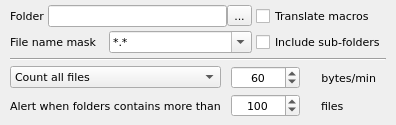
<?xml version="1.0" encoding="UTF-8"?>
<ui version="4.0">
 <class>CountFilesWidget</class>
 <widget class="QWidget" name="CountFilesWidget">
  <property name="geometry">
   <rect>
    <x>0</x>
    <y>0</y>
    <width>396</width>
    <height>125</height>
   </rect>
  </property>
  <property name="font">
   <font>
    <family>DejaVu Sans</family>
    <pointsize>8</pointsize>
   </font>
  </property>
  <property name="windowTitle">
   <string>Form</string>
  </property>
  <layout class="QGridLayout" name="gridLayout_2" columnminimumwidth="0,0,0,0,0">
   <property name="leftMargin">
    <number>10</number>
   </property>
   <property name="topMargin">
    <number>4</number>
   </property>
   <property name="rightMargin">
    <number>10</number>
   </property>
   <property name="bottomMargin">
    <number>4</number>
   </property>
   <property name="horizontalSpacing">
    <number>10</number>
   </property>
   <property name="verticalSpacing">
    <number>4</number>
   </property>
   <item row="2" column="1">
    <widget class="QSpinBox" name="spinCount">
     <property name="sizePolicy">
      <sizepolicy hsizetype="Preferred" vsizetype="Fixed">
       <horstretch>0</horstretch>
       <verstretch>0</verstretch>
      </sizepolicy>
     </property>
     <property name="alignment">
      <set>Qt::AlignCenter</set>
     </property>
     <property name="minimum">
      <number>1</number>
     </property>
     <property name="maximum">
      <number>99999999</number>
     </property>
     <property name="value">
      <number>60</number>
     </property>
    </widget>
   </item>
   <item row="0" column="0" colspan="5">
    <layout class="QGridLayout" name="gridLayout" columnstretch="1,2,5,1">
     <property name="spacing">
      <number>4</number>
     </property>
     <item row="0" column="0">
      <widget class="QLabel" name="label">
       <property name="sizePolicy">
        <sizepolicy hsizetype="Maximum" vsizetype="Preferred">
         <horstretch>0</horstretch>
         <verstretch>0</verstretch>
        </sizepolicy>
       </property>
       <property name="text">
        <string>Folder</string>
       </property>
      </widget>
     </item>
     <item row="0" column="1" colspan="2">
      <layout class="QHBoxLayout" name="horizontalLayout">
       <property name="spacing">
        <number>0</number>
       </property>
       <item>
        <widget class="QLineEdit" name="lnEditFolder">
         <property name="sizePolicy">
          <sizepolicy hsizetype="Preferred" vsizetype="Fixed">
           <horstretch>0</horstretch>
           <verstretch>0</verstretch>
          </sizepolicy>
         </property>
        </widget>
       </item>
       <item>
        <widget class="QToolButton" name="btnEditFolder">
         <property name="sizePolicy">
          <sizepolicy hsizetype="Fixed" vsizetype="Fixed">
           <horstretch>0</horstretch>
           <verstretch>0</verstretch>
          </sizepolicy>
         </property>
         <property name="text">
          <string>...</string>
         </property>
         <property name="icon">
          <iconset resource="../../qHostMonitor.qrc">
           <normaloff>:/img/open.png</normaloff>:/img/open.png</iconset>
         </property>
         <property name="iconSize">
          <size>
           <width>16</width>
           <height>16</height>
          </size>
         </property>
        </widget>
       </item>
      </layout>
     </item>
     <item row="0" column="3">
      <widget class="QCheckBox" name="chkTranslateMacros">
       <property name="sizePolicy">
        <sizepolicy hsizetype="Maximum" vsizetype="Fixed">
         <horstretch>0</horstretch>
         <verstretch>0</verstretch>
        </sizepolicy>
       </property>
       <property name="text">
        <string>Translate macros</string>
       </property>
      </widget>
     </item>
     <item row="1" column="0" colspan="2">
      <widget class="QLabel" name="label_2">
       <property name="sizePolicy">
        <sizepolicy hsizetype="Maximum" vsizetype="Preferred">
         <horstretch>0</horstretch>
         <verstretch>0</verstretch>
        </sizepolicy>
       </property>
       <property name="text">
        <string>File name mask</string>
       </property>
      </widget>
     </item>
     <item row="1" column="2">
      <widget class="QComboBox" name="cmbFileName">
       <property name="sizePolicy">
        <sizepolicy hsizetype="Preferred" vsizetype="Fixed">
         <horstretch>0</horstretch>
         <verstretch>0</verstretch>
        </sizepolicy>
       </property>
       <property name="editable">
        <bool>true</bool>
       </property>
       <property name="currentText">
        <string>*.*</string>
       </property>
      </widget>
     </item>
     <item row="1" column="3">
      <widget class="QCheckBox" name="chkSubFolders">
       <property name="sizePolicy">
        <sizepolicy hsizetype="Maximum" vsizetype="Fixed">
         <horstretch>0</horstretch>
         <verstretch>0</verstretch>
        </sizepolicy>
       </property>
       <property name="text">
        <string>Include sub-folders</string>
       </property>
      </widget>
     </item>
    </layout>
   </item>
   <item row="1" column="0" colspan="5">
    <widget class="Line" name="line">
     <property name="orientation">
      <enum>Qt::Horizontal</enum>
     </property>
    </widget>
   </item>
   <item row="2" column="0">
    <widget class="QComboBox" name="cmbCount">
     <item>
      <property name="text">
       <string>Count all files</string>
      </property>
     </item>
     <item>
      <property name="text">
       <string>Count files older than</string>
      </property>
     </item>
     <item>
      <property name="text">
       <string>Count files newer than</string>
      </property>
     </item>
     <item>
      <property name="text">
       <string>Count files bigger than</string>
      </property>
     </item>
     <item>
      <property name="text">
       <string>Count files smaller than</string>
      </property>
     </item>
     <item>
      <property name="text">
       <string>count subfolders only</string>
      </property>
     </item>
    </widget>
   </item>
   <item row="3" column="0">
    <widget class="QLabel" name="label_3">
     <property name="text">
      <string>Alert when folders contains more than</string>
     </property>
    </widget>
   </item>
   <item row="3" column="1">
    <widget class="QSpinBox" name="spinAlertSize">
     <property name="sizePolicy">
      <sizepolicy hsizetype="Preferred" vsizetype="Fixed">
       <horstretch>0</horstretch>
       <verstretch>0</verstretch>
      </sizepolicy>
     </property>
     <property name="alignment">
      <set>Qt::AlignCenter</set>
     </property>
     <property name="maximum">
      <number>99999999</number>
     </property>
     <property name="value">
      <number>100</number>
     </property>
    </widget>
   </item>
   <item row="2" column="3">
    <widget class="QLabel" name="lblBytesMin">
     <property name="sizePolicy">
      <sizepolicy hsizetype="Maximum" vsizetype="Preferred">
       <horstretch>0</horstretch>
       <verstretch>0</verstretch>
      </sizepolicy>
     </property>
     <property name="text">
      <string>bytes/min</string>
     </property>
     <property name="alignment">
      <set>Qt::AlignRight|Qt::AlignTrailing|Qt::AlignVCenter</set>
     </property>
    </widget>
   </item>
   <item row="3" column="3" colspan="2">
    <widget class="QLabel" name="label_4">
     <property name="text">
      <string>files</string>
     </property>
    </widget>
   </item>
  </layout>
 </widget>
 <resources>
  <include location="../../qHostMonitor.qrc"/>
  <include location="../../qHostMonitor.qrc"/>
 </resources>
 <connections/>
</ui>
